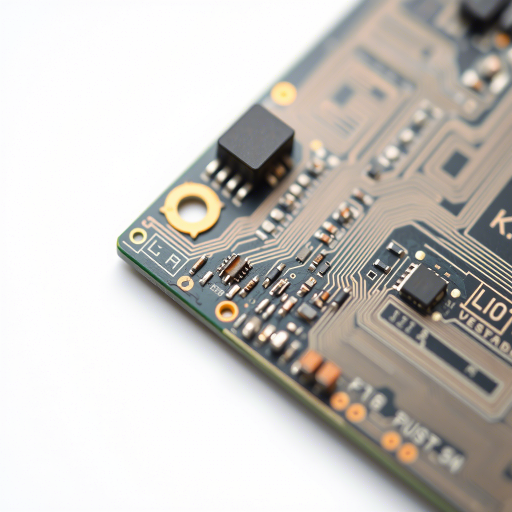
#> input picture data/images/defective/defective1.png, 1024 x 1024 px (shown at 1/2 size)
$ python resize_images.py --source data/images/defective --target data/images/defective
#> lines starting #> are read from the running program, lines starting #| are printed output that depends on the picture
#!/usr/bin/env python3
"""
Image Resizer Script for PCB Defect Detection

This script resizes all images in a source directory and saves them to a target directory.
Useful for preparing large PCB images for analysis in Colab.

Usage:
  python resize_images.py --source /path/to/original/images --target /path/to/resized/images --size 800
"""

import os
import cv2
import argparse
import glob
from pathlib import Path

def resize_image(image_path, output_path, max_size=800):
    """
    Resize an image while preserving aspect ratio

    Args:
        image_path: Path to the original image
        output_path: Path where the resized image will be saved
        max_size: Maximum width or height in pixels

    Returns:
        bool: True if successful, False otherwise
    """
    try:
        # Read the image
        img = cv2.imread(image_path)
        if img is None:
            print(f"Error: Could not read {image_path}")
            return False

        # Get original dimensions
        h, w = img.shape[:2]
        original_size = f"{w}x{h}"

        # Calculate new dimensions while preserving aspect ratio
        if h > w:
            new_h, new_w = max_size, int(w * max_size / h)
        else:
            new_h, new_w = int(h * max_size / w), max_size

        # Resize the image
        resized = cv2.resize(img, (new_w, new_h), interpolation=cv2.INTER_AREA)

        # Create output directory if it doesn't exist
        os.makedirs(os.path.dirname(output_path), exist_ok=True)

        # Save the resized image
        cv2.imwrite(output_path, resized)

        print(f"Resized {os.path.basename(image_path)} from {original_size} to {new_w}x{new_h}")
        return True

    except Exception as e:
        print(f"Error processing {image_path}: {e}")
        return False

def process_directory(source_dir, target_dir, max_size=800, recursive=True):
    """
    Process all images in a directory and its subdirectories

    Args:
        source_dir: Source directory containing images
        target_dir: Target directory for resized images
        max_size: Maximum width or height in pixels
        recursive: Whether to process subdirectories

    Returns:
        int: Number of successfully processed images
    """
#> called with source_dir = 'data/images/defective', target_dir = 'data/images/defective', max_size = 800, recursive = True
    # Ensure source directory exists
    if not os.path.isdir(source_dir):
        print(f"Error: Source directory {source_dir} does not exist")
        return 0

    # Create target directory if it doesn't exist
    os.makedirs(target_dir, exist_ok=True)

    # Get all image files
    image_extensions = ['*.jpg', '*.jpeg', '*.png', '*.bmp', '*.tif', '*.tiff']
    image_paths = []

    for ext in image_extensions:
        if recursive:
            image_paths.extend(glob.glob(os.path.join(source_dir, '**', ext), recursive=True))
        else:
            image_paths.extend(glob.glob(os.path.join(source_dir, ext)))
#> pass 2 of the loop in process_directory, `for ext in image_extensions:`:

    # Add uppercase extensions
    for ext in [e.upper() for e in image_extensions]:
        if recursive:
            image_paths.extend(glob.glob(os.path.join(source_dir, '**', ext), recursive=True))
        else:
            image_paths.extend(glob.glob(os.path.join(source_dir, ext)))
#> pass 2 of the loop in process_directory, `for ext in [e.upper() for e in image_extensions]:`:

    print(f"Found {len(image_paths)} images in {source_dir}")

    # Process each image
    success_count = 0
    for image_path in image_paths:
        # Determine relative path to preserve directory structure
        rel_path = os.path.relpath(image_path, source_dir)
        output_path = os.path.join(target_dir, rel_path)

        # Resize the image
        if resize_image(image_path, output_path, max_size):
#> in resize_image, img is the input picture: shape (1024, 1024, 3); mean B, G, R 190.1, 194.7, 198.1
#> in resize_image, `resized = cv2.resize(img, (new_w, new_h), interpolation=cv2.INTER_AREA)`:
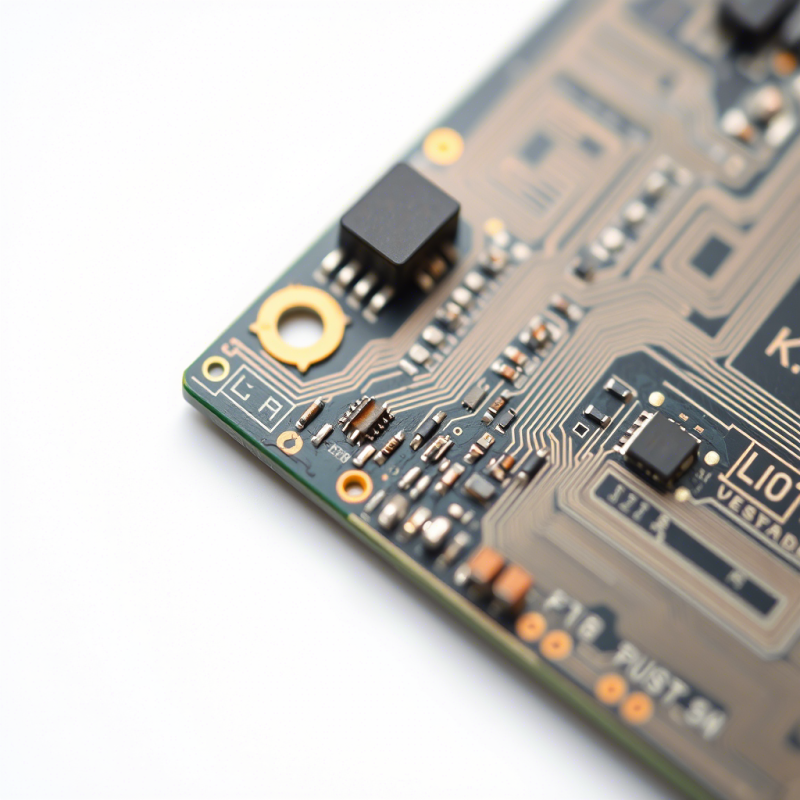
#> resized: shape (800, 800, 3); mean B, G, R 190.1, 194.7, 198.2
#| Resized defective1.png from 1024x1024 to 800x800
            success_count += 1
#> pass 2 of the loop in process_directory, `for image_path in image_paths:`:
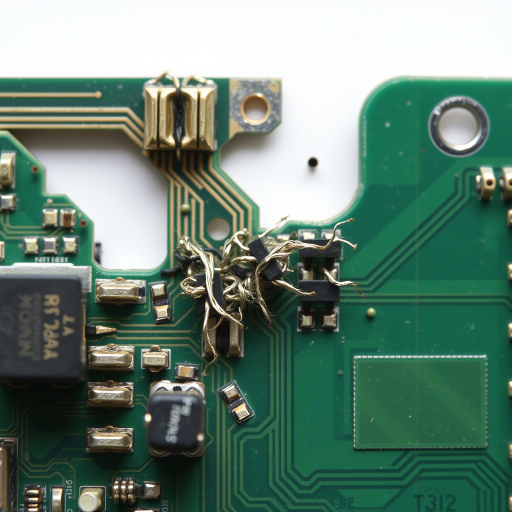
#> input picture data/images/defective/defective2.png, 1024 x 1024 px (shown at 1/2 size)
#> in resize_image, img is the input picture: shape (1024, 1024, 3); mean B, G, R 117.4, 131.5, 103.6
#> in resize_image (call 2), `resized = cv2.resize(img, (new_w, new_h), interpolation=cv2.INTER_AREA)`:
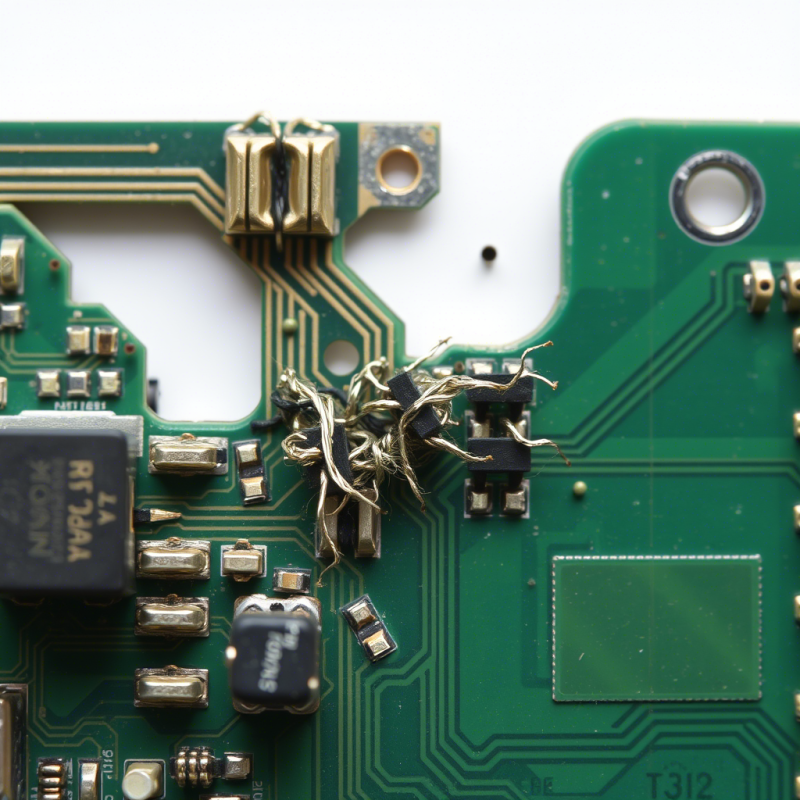
#> resized: shape (800, 800, 3); mean B, G, R 117.4, 131.5, 103.6
#| Resized defective2.png from 1024x1024 to 800x800

    print(f"Successfully processed {success_count} out of {len(image_paths)} images")
    return success_count

def main():
    # Parse command line arguments
    parser = argparse.ArgumentParser(description='Resize images for PCB defect detection')
    parser.add_argument('--source', required=True, help='Source directory containing images')
    parser.add_argument('--target', required=True, help='Target directory for resized images')
    parser.add_argument('--size', type=int, default=800, help='Maximum width or height in pixels (default: 800)')
    parser.add_argument('--no-recursive', action='store_true', help='Do not process subdirectories')

    args = parser.parse_args()

    # Process the directory
    process_directory(args.source, args.target, args.size, not args.no_recursive)

if __name__ == "__main__":
    main()
